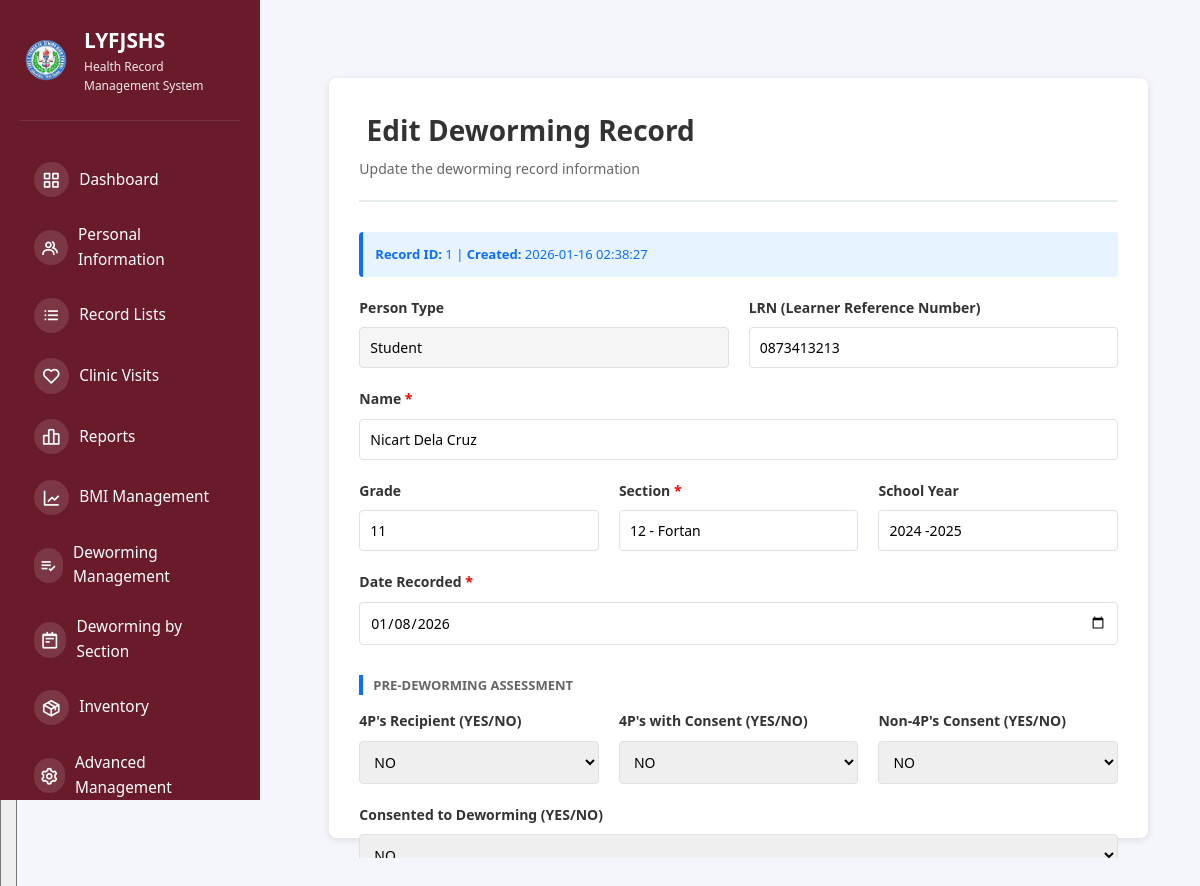
Screenshot of /deworming-edit/1 (signed in) with the database file from the repository.
### tables this page shows
CREATE TABLE deworming_records (
                id INTEGER PRIMARY KEY AUTOINCREMENT,
                person_type TEXT NOT NULL,
                person_id TEXT,
                name TEXT NOT NULL,
                grade TEXT,
                section TEXT NOT NULL,
                lrn TEXT,
                school_year TEXT,
                pre_4ps_recipient TEXT,
                pre_4ps_with_consent TEXT,
                pre_non_4ps_consent TEXT,
                pre_deworming_consent TEXT,
                post_4ps_children TEXT,
                post_non_4ps_children TEXT,
                post_serious_illness TEXT,
                post_adverse_effect TEXT,
                remarks TEXT,
                recorded_date TEXT,
                recorded_by INTEGER,
                recorded_by_name TEXT,
                created_at TIMESTAMP DEFAULT CURRENT_TIMESTAMP,
                updated_at TIMESTAMP DEFAULT CURRENT_TIMESTAMP, gender TEXT,
                FOREIGN KEY(recorded_by) REFERENCES users(id)
            );

### src/app.py (the view, shortened to what this page needs)
@app.route("/deworming-edit/<int:record_id>", methods=["GET", "POST"])
@require_role('super_admin', 'health_officer')
def deworming_edit(record_id):
    db = get_db_connection()
    if not db:
        flash("Database error.", "danger")
        return redirect(url_for("deworming_management"))
    cursor = db.cursor()
    cursor.execute("SELECT * FROM deworming_records WHERE id = ?", (record_id,))
    deworming_record = cursor.fetchone()
    if not deworming_record:
        db.close()
        flash("Record not found.", "danger")
        return redirect(url_for("deworming_management"))
    db.close()
    return render_template("admin/deworming_edit.html", deworming_record=deworming_record)

### src/app.py (called while the page is built)
@app.before_request
def check_user_status():
    if session.get("logged_in"):
        if request.endpoint in ['login', 'logout', 'register', 'pending_approval', 'static']:
            return
        if session.get("role") == "pending":
            return redirect(url_for("pending_approval"))
        db = get_db_connection()
        if db:
            try:
                cursor = db.cursor()
                cursor.execute("SELECT is_active FROM users WHERE id = ?", (session.get("user_id"),))
                user = cursor.fetchone()
                db.close()
                if not user or not safe_row_get(user, 'is_active', 1):
                    session.clear()
                    flash("Your account has been disabled. Please contact the administrator.", "danger")
                    return redirect(url_for("login"))
            except sqlite3.Error:
                db.close()

@app.context_processor
def inject_user():
    user = None
    if session.get("logged_in"):
        db = get_db_connection()
        if db:
            try:
                cursor = db.cursor()
                cursor.execute("SELECT * FROM users WHERE id = ?", (session.get("user_id"),))
                user = cursor.fetchone()
                db.close()
            except sqlite3.Error:
                pass
    return {'current_user': user, 'max': max, 'min': min, 'range': range}

def get_db_connection():
    try:
        conn = sqlite3.connect(DATABASE)
        conn.row_factory = sqlite3.Row  # This enables column access by name
        return conn
    except sqlite3.Error as e:
        print(f"Database connection error: {e}")
        return None

def safe_row_get(row, key, default=None):
    if row is None:
        return default
    try:
        return row[key]
    except (IndexError, KeyError):
        return default

### templates/admin/deworming_edit.html (shortened to what this page needs)
{% extends "shared/base.html" %}
{% block content %}
<div class="container">
  <div class="form-card">
    <div class="form-header">
      <h2> Edit Deworming Record</h2>
      <p>Update the deworming record information</p>
    </div>
    <div class="info-box">
      <strong>Record ID:</strong> {{ deworming_record['id'] }} |
      <strong>Created:</strong> {{ deworming_record['created_at'] or 'N/A' }}
    </div>
    <form method="POST">
      <div class="form-row">
        <div class="form-group">
          <label for="personType">Person Type</label>
          <input type="text" id="personType" value="{{ deworming_record['person_type'] or '' }}" readonly style="background: #f5f5f5;">
        </div>
        <div class="form-group">
          <label for="lrn">LRN (Learner Reference Number)</label>
          <input type="text" id="lrn" name="lrn" value="{{ deworming_record['lrn'] or '' }}" placeholder="Enter LRN">
        </div>
      </div>
      <div class="form-group">
        <label for="name" class="required">Name</label>
        <input type="text" id="name" name="name" value="{{ deworming_record['name'] or '' }}" placeholder="Full Name" required>
      </div>
      <div class="form-row-3">
        <div class="form-group">
          <label for="grade">Grade</label>
          <input type="text" id="grade" name="grade" value="{{ deworming_record['grade'] or '' }}" placeholder="e.g., Grade 7">
        </div>
        <div class="form-group">
          <label for="section" class="required">Section</label>
          <input type="text" id="section" name="section" value="{{ deworming_record['section'] or '' }}" placeholder="e.g., 12-Fortan" required>
        </div>
        <div class="form-group">
          <label for="schoolYear">School Year</label>
          <input type="text" id="schoolYear" name="school_year" value="{{ deworming_record['school_year'] or '' }}" placeholder="e.g., 2024-2025">
        </div>
      </div>
      <div class="form-group">
        <label for="recordedDate" class="required">Date Recorded</label>
        <input type="date" id="recordedDate" name="recorded_date" value="{{ deworming_record['recorded_date'] or '' }}" required>
      </div>
      <div class="section-title">Pre-Deworming Assessment</div>
      <div class="form-row-3">
        <div class="form-group">
          <label for="pre4psRecipient">4P's Recipient (YES/NO)</label>
          <select id="pre4psRecipient" name="pre_4ps_recipient">
            <option value="NO" {% if deworming_record['pre_4ps_recipient'] in ['NO', 'No', 'no'] %}selected{% endif %}>NO</option>
          </select>
        </div>
        <div class="form-group">
          <label for="pre4psConsent">4P's with Consent (YES/NO)</label>
          <select id="pre4psConsent" name="pre_4ps_with_consent">
            <option value="NO" {% if deworming_record['pre_4ps_with_consent'] in ['NO', 'No', 'no'] %}selected{% endif %}>NO</option>
          </select>
        </div>
        <div class="form-group">
          <label for="preNon4psConsent">Non-4P's Consent (YES/NO)</label>
          <select id="preNon4psConsent" name="pre_non_4ps_consent">
            <option value="NO" {% if deworming_record['pre_non_4ps_consent'] in ['NO', 'No', 'no'] %}selected{% endif %}>NO</option>
          </select>
        </div>
      </div>
      <div class="form-group">
        <label for="preDeworming">Consented to Deworming (YES/NO)</label>
        <select id="preDeworming" name="pre_deworming_consent">
          <option value="NO" {% if deworming_record['pre_deworming_consent'] in ['NO', 'No', 'no'] %}selected{% endif %}>NO</option>
        </select>
      </div>
    </form>
  </div>
</div>
{% endblock %}

### static/css/dashboard.css (style rules this page uses)
* { margin: 0; padding: 0; box-sizing: border-box; }
:root { --primary-color: #2bb0a1; --secondary-color: #8b2340; --danger-color: #dc2626; --success-color: #16a34a; --warning-color: #ea580c; --light-bg: #f8fafc; --white: #ffffff; --text-dark: #1f2937; --text-light: #6b7280; --border-color: #e5e7eb; --shadow: 0 1px 3px rgba(0, 0, 0, 0.1); --shadow-lg: 0 10px 15px -3px rgba(0, 0, 0, 0.1); }
body { font-family: -apple-system, BlinkMacSystemFont, "Segoe UI", Roboto, Oxygen, Ubuntu, Cantarell, sans-serif; background-color: var(--light-bg); color: var(--text-dark); line-height: 1.6; }
.container { display: flex; height: 100vh; overflow: hidden; }
html, body { height: 100%; font-family: system-ui, -apple-system, BlinkMacSystemFont, "Segoe UI", Roboto, sans-serif; }
body { background: #f5f6fb; color: #111827; }

### templates/admin/deworming_edit.html (style rules this page uses)
.container { max-width: 900px; margin: 30px auto; padding: 20px; }
.form-card { background: white; border-radius: 8px; padding: 30px; box-shadow: 0 2px 8px rgba(0,0,0,0.1); }
.form-header { margin-bottom: 30px; padding-bottom: 20px; border-bottom: 2px solid #e9ecef; }
.form-header h2 { margin: 0 0 5px 0; color: #333; font-size: 28px; }
.form-header p { margin: 0; color: #666; font-size: 14px; }
.info-box { background: #e7f3ff; border-left: 4px solid #0d6efd; padding: 12px; margin-bottom: 20px; border-radius: 4px; font-size: 13px; color: #0d6efd; }
.form-group { margin-bottom: 20px; }
.form-row { display: grid; grid-template-columns: 1fr 1fr; gap: 20px; }
.form-row-3 { display: grid; grid-template-columns: 1fr 1fr 1fr; gap: 20px; }
label { display: block; margin-bottom: 8px; font-weight: 600; color: #333; font-size: 14px; }
.required::after { content: " *"; color: red; }
input[type="text"], input[type="date"], input[type="email"], input[type="number"], select, textarea { width: 100%; padding: 10px; border: 1px solid #dee2e6; border-radius: 4px; font-size: 14px; font-family: inherit; box-sizing: border-box; }
.section-title { color: #666; font-size: 13px; font-weight: 700; text-transform: uppercase; margin-top: 30px; margin-bottom: 15px; padding-left: 10px; border-left: 4px solid #0d6efd; }

### rows the page displays
deworming_records: id "1", created_at "2026-01-16 02:38:27", person_type "Student", lrn "0873413213", name "Nicart Dela Cruz", grade "11", section "12 - Fortan", school_year "2024 -2025", recorded_date "01/08/2026", pre_4ps_recipient "NO", pre_4ps_with_consent "NO", pre_non_4ps_consent "NO", pre_deworming_consent "NO"
